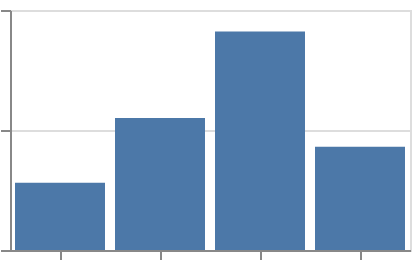

Specify this chart in Vega-Lite:
### Vega-Lite specification from a JSON file in a GitHub repository (floating-point values rounded to 4 significant figures)
{"$schema": "https://vega.github.io/schema/vega-lite/v6.json", "width": 200, "height": 120, "padding": 5, "autosize": "none", "data": {"values": [{"c": "alpha", "v": 28, "w": 3}, {"c": "beta", "v": 55, "w": 7}, {"c": "gamma", "v": 43, "w": 5}, {"c": "delta", "v": 91, "w": 9}]}, "mark": "bar", "encoding": {"x": {"field": "c", "type": "nominal", "scale": {"scheme": "accent", "bins": [4, 2]}}, "y": {"field": "v", "type": "quantitative"}}}
